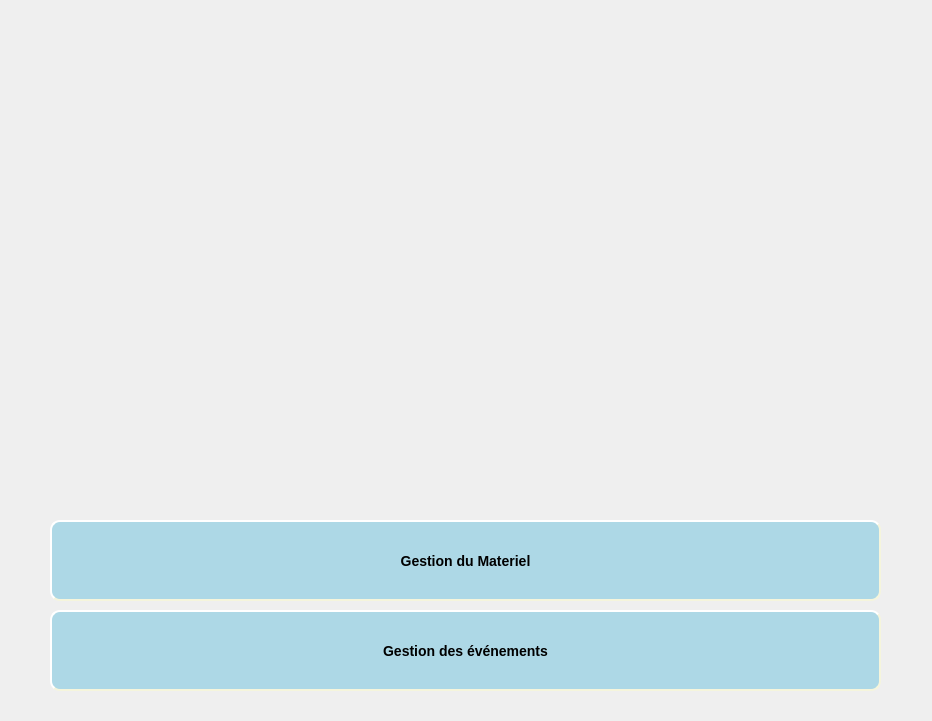
<?xml version="1.0" encoding="UTF-8"?>
<ui version="4.0">
 <class>first</class>
 <widget class="QDialog" name="first">
  <property name="geometry">
   <rect>
    <x>0</x>
    <y>0</y>
    <width>932</width>
    <height>721</height>
   </rect>
  </property>
  <property name="windowTitle">
   <string>Smart Sport</string>
  </property>
  <widget class="QPushButton" name="pushButton">
   <property name="geometry">
    <rect>
     <x>50</x>
     <y>520</y>
     <width>831</width>
     <height>81</height>
    </rect>
   </property>
   <property name="styleSheet">
    <string notr="true">QPushButton#pushButton {
    background-color: lightblue;
    border-style: outset;
    border-width: 2px;
    border-radius: 10px;
    border-color: beige;
    font: bold 14px;
    min-width: 10em;
    padding: 6px;
}</string>
   </property>
   <property name="text">
    <string>Gestion du Materiel</string>
   </property>
  </widget>
  <widget class="QPushButton" name="pushButton_2">
   <property name="geometry">
    <rect>
     <x>50</x>
     <y>610</y>
     <width>831</width>
     <height>81</height>
    </rect>
   </property>
   <property name="styleSheet">
    <string notr="true">QPushButton#pushButton_2 {
    background-color: lightblue;
    border-style: outset;
    border-width: 2px;
    border-radius: 10px;
    border-color: beige;
    font: bold 14px;
    min-width: 10em;
    padding: 6px;
}</string>
   </property>
   <property name="text">
    <string>Gestion des événements</string>
   </property>
  </widget>
  <widget class="QLabel" name="topLevelLabel">
   <property name="geometry">
    <rect>
     <x>230</x>
     <y>40</y>
     <width>457</width>
     <height>455</height>
    </rect>
   </property>
   <property name="acceptDrops">
    <bool>true</bool>
   </property>
   <property name="frameShape">
    <enum>QFrame::NoFrame</enum>
   </property>
   <property name="frameShadow">
    <enum>QFrame::Plain</enum>
   </property>
   <property name="text">
    <string notr="true"/>
   </property>
   <property name="pixmap">
    <pixmap>../logo.png</pixmap>
   </property>
   <property name="scaledContents">
    <bool>true</bool>
   </property>
   <property name="wordWrap">
    <bool>false</bool>
   </property>
  </widget>
 </widget>
 <resources/>
 <connections/>
</ui>
